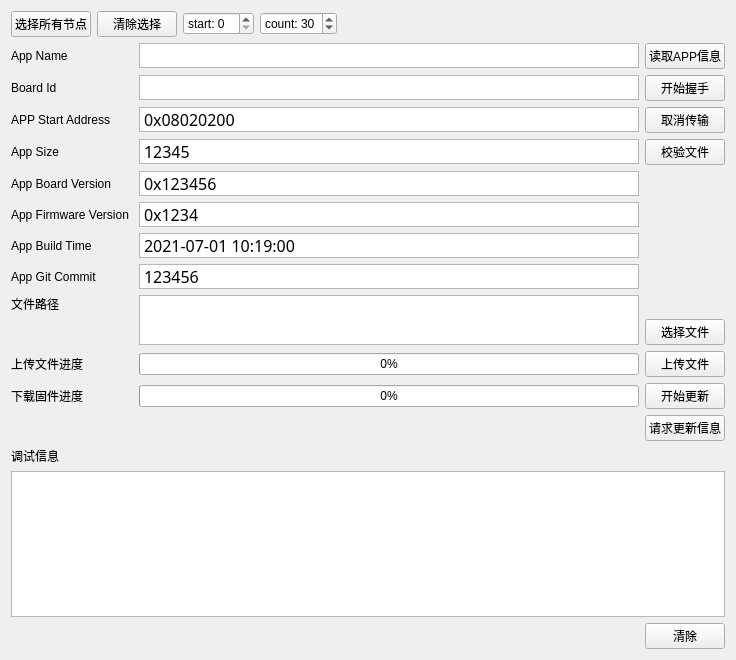
<?xml version="1.0" encoding="UTF-8"?>
<ui version="4.0">
 <class>FrmGroupUpdate</class>
 <widget class="QWidget" name="FrmGroupUpdate">
  <property name="geometry">
   <rect>
    <x>0</x>
    <y>0</y>
    <width>736</width>
    <height>660</height>
   </rect>
  </property>
  <property name="windowTitle">
   <string>Form</string>
  </property>
  <layout class="QVBoxLayout" name="verticalLayout">
   <item>
    <layout class="QHBoxLayout" name="horizontalLayout">
     <item>
      <widget class="QPushButton" name="selectAllPushButton">
       <property name="text">
        <string>选择所有节点</string>
       </property>
      </widget>
     </item>
     <item>
      <widget class="QPushButton" name="clrSelectPushButton">
       <property name="text">
        <string>清除选择</string>
       </property>
      </widget>
     </item>
     <item>
      <widget class="QSpinBox" name="startSpinBox">
       <property name="suffix">
        <string/>
       </property>
       <property name="prefix">
        <string>start: </string>
       </property>
       <property name="value">
        <number>0</number>
       </property>
      </widget>
     </item>
     <item>
      <widget class="QSpinBox" name="cntSpinBox">
       <property name="prefix">
        <string>count: </string>
       </property>
       <property name="value">
        <number>30</number>
       </property>
      </widget>
     </item>
     <item>
      <spacer name="horizontalSpacer_2">
       <property name="orientation">
        <enum>Qt::Horizontal</enum>
       </property>
       <property name="sizeHint" stdset="0">
        <size>
         <width>40</width>
         <height>20</height>
        </size>
       </property>
      </spacer>
     </item>
    </layout>
   </item>
   <item>
    <layout class="QGridLayout" name="gridLayout_2" columnstretch="0"/>
   </item>
   <item>
    <layout class="QGridLayout" name="gridLayout_4">
     <item row="10" column="2">
      <widget class="QPushButton" name="openPushButton">
       <property name="text">
        <string>选择文件</string>
       </property>
      </widget>
     </item>
     <item row="4" column="1">
      <widget class="QTextEdit" name="boardVerTextEdit">
       <property name="sizePolicy">
        <sizepolicy hsizetype="Expanding" vsizetype="Expanding">
         <horstretch>0</horstretch>
         <verstretch>0</verstretch>
        </sizepolicy>
       </property>
       <property name="maximumSize">
        <size>
         <width>16777215</width>
         <height>25</height>
        </size>
       </property>
       <property name="font">
        <font>
         <family>宋体</family>
         <pointsize>12</pointsize>
        </font>
       </property>
       <property name="verticalScrollBarPolicy">
        <enum>Qt::ScrollBarAlwaysOff</enum>
       </property>
       <property name="html">
        <string>&lt;!DOCTYPE HTML PUBLIC &quot;-//W3C//DTD HTML 4.0//EN&quot; &quot;http://www.w3.org/TR/REC-html40/strict.dtd&quot;&gt;
&lt;html&gt;&lt;head&gt;&lt;meta name=&quot;qrichtext&quot; content=&quot;1&quot; /&gt;&lt;style type=&quot;text/css&quot;&gt;
p, li { white-space: pre-wrap; }
&lt;/style&gt;&lt;/head&gt;&lt;body style=&quot; font-family:'宋体'; font-size:12pt; font-weight:400; font-style:normal;&quot;&gt;
&lt;p style=&quot; margin-top:0px; margin-bottom:0px; margin-left:0px; margin-right:0px; -qt-block-indent:0; text-indent:0px;&quot;&gt;&lt;span style=&quot; font-family:'SimSun';&quot;&gt;0x123456&lt;/span&gt;&lt;/p&gt;&lt;/body&gt;&lt;/html&gt;</string>
       </property>
      </widget>
     </item>
     <item row="2" column="2">
      <widget class="QPushButton" name="stopPushButton">
       <property name="text">
        <string>取消传输</string>
       </property>
      </widget>
     </item>
     <item row="12" column="2">
      <widget class="QPushButton" name="startUpdateBtn">
       <property name="text">
        <string>开始更新</string>
       </property>
      </widget>
     </item>
     <item row="9" column="1" rowspan="2">
      <widget class="QTextEdit" name="pathTextEdit">
       <property name="sizePolicy">
        <sizepolicy hsizetype="Expanding" vsizetype="Maximum">
         <horstretch>0</horstretch>
         <verstretch>0</verstretch>
        </sizepolicy>
       </property>
       <property name="maximumSize">
        <size>
         <width>16777215</width>
         <height>50</height>
        </size>
       </property>
       <property name="font">
        <font>
         <family>宋体</family>
         <pointsize>12</pointsize>
        </font>
       </property>
      </widget>
     </item>
     <item row="7" column="0">
      <widget class="QLabel" name="label_8">
       <property name="text">
        <string>App Build Time</string>
       </property>
      </widget>
     </item>
     <item row="3" column="0">
      <widget class="QLabel" name="label_4">
       <property name="text">
        <string>App Size</string>
       </property>
      </widget>
     </item>
     <item row="12" column="1">
      <widget class="QProgressBar" name="groupUpdateProgressBar">
       <property name="value">
        <number>0</number>
       </property>
      </widget>
     </item>
     <item row="8" column="0">
      <widget class="QLabel" name="label_9">
       <property name="text">
        <string>App Git Commit</string>
       </property>
      </widget>
     </item>
     <item row="0" column="0">
      <widget class="QLabel" name="label_11">
       <property name="text">
        <string>App Name</string>
       </property>
      </widget>
     </item>
     <item row="1" column="2">
      <widget class="QPushButton" name="handShakePushButton">
       <property name="text">
        <string>开始握手</string>
       </property>
      </widget>
     </item>
     <item row="2" column="0">
      <widget class="QLabel" name="label_3">
       <property name="text">
        <string>APP Start Address </string>
       </property>
      </widget>
     </item>
     <item row="7" column="1">
      <widget class="QTextEdit" name="buildTimeTextEdit">
       <property name="maximumSize">
        <size>
         <width>16777215</width>
         <height>25</height>
        </size>
       </property>
       <property name="font">
        <font>
         <family>宋体</family>
         <pointsize>12</pointsize>
        </font>
       </property>
       <property name="verticalScrollBarPolicy">
        <enum>Qt::ScrollBarAlwaysOff</enum>
       </property>
       <property name="html">
        <string>&lt;!DOCTYPE HTML PUBLIC &quot;-//W3C//DTD HTML 4.0//EN&quot; &quot;http://www.w3.org/TR/REC-html40/strict.dtd&quot;&gt;
&lt;html&gt;&lt;head&gt;&lt;meta name=&quot;qrichtext&quot; content=&quot;1&quot; /&gt;&lt;style type=&quot;text/css&quot;&gt;
p, li { white-space: pre-wrap; }
&lt;/style&gt;&lt;/head&gt;&lt;body style=&quot; font-family:'宋体'; font-size:12pt; font-weight:400; font-style:normal;&quot;&gt;
&lt;p style=&quot; margin-top:0px; margin-bottom:0px; margin-left:0px; margin-right:0px; -qt-block-indent:0; text-indent:0px;&quot;&gt;2021-07-01 10:19:00&lt;/p&gt;&lt;/body&gt;&lt;/html&gt;</string>
       </property>
      </widget>
     </item>
     <item row="1" column="1">
      <widget class="QTextEdit" name="boardIdTextEdit">
       <property name="maximumSize">
        <size>
         <width>16777215</width>
         <height>25</height>
        </size>
       </property>
       <property name="font">
        <font>
         <family>宋体</family>
         <pointsize>12</pointsize>
        </font>
       </property>
       <property name="verticalScrollBarPolicy">
        <enum>Qt::ScrollBarAlwaysOff</enum>
       </property>
      </widget>
     </item>
     <item row="0" column="1">
      <widget class="QTextEdit" name="appNameTextEdit">
       <property name="maximumSize">
        <size>
         <width>16777215</width>
         <height>25</height>
        </size>
       </property>
       <property name="font">
        <font>
         <family>宋体</family>
         <pointsize>12</pointsize>
        </font>
       </property>
       <property name="verticalScrollBarPolicy">
        <enum>Qt::ScrollBarAlwaysOff</enum>
       </property>
      </widget>
     </item>
     <item row="11" column="1">
      <widget class="QProgressBar" name="updateProgressBar">
       <property name="value">
        <number>0</number>
       </property>
      </widget>
     </item>
     <item row="4" column="0">
      <widget class="QLabel" name="label_5">
       <property name="text">
        <string>App Board Version </string>
       </property>
      </widget>
     </item>
     <item row="3" column="1">
      <widget class="QTextEdit" name="sizeTextEdit">
       <property name="sizePolicy">
        <sizepolicy hsizetype="Expanding" vsizetype="Expanding">
         <horstretch>0</horstretch>
         <verstretch>0</verstretch>
        </sizepolicy>
       </property>
       <property name="maximumSize">
        <size>
         <width>16777215</width>
         <height>25</height>
        </size>
       </property>
       <property name="font">
        <font>
         <family>宋体</family>
         <pointsize>12</pointsize>
        </font>
       </property>
       <property name="verticalScrollBarPolicy">
        <enum>Qt::ScrollBarAlwaysOff</enum>
       </property>
       <property name="html">
        <string>&lt;!DOCTYPE HTML PUBLIC &quot;-//W3C//DTD HTML 4.0//EN&quot; &quot;http://www.w3.org/TR/REC-html40/strict.dtd&quot;&gt;
&lt;html&gt;&lt;head&gt;&lt;meta name=&quot;qrichtext&quot; content=&quot;1&quot; /&gt;&lt;style type=&quot;text/css&quot;&gt;
p, li { white-space: pre-wrap; }
&lt;/style&gt;&lt;/head&gt;&lt;body style=&quot; font-family:'宋体'; font-size:12pt; font-weight:400; font-style:normal;&quot;&gt;
&lt;p style=&quot; margin-top:0px; margin-bottom:0px; margin-left:0px; margin-right:0px; -qt-block-indent:0; text-indent:0px;&quot;&gt;&lt;span style=&quot; font-family:'SimSun';&quot;&gt;12345&lt;/span&gt;&lt;/p&gt;&lt;/body&gt;&lt;/html&gt;</string>
       </property>
      </widget>
     </item>
     <item row="0" column="2">
      <widget class="QPushButton" name="getAppInfoPushButton">
       <property name="text">
        <string>读取APP信息</string>
       </property>
      </widget>
     </item>
     <item row="2" column="1">
      <widget class="QTextEdit" name="startAddrTextEdit">
       <property name="sizePolicy">
        <sizepolicy hsizetype="Expanding" vsizetype="Expanding">
         <horstretch>0</horstretch>
         <verstretch>0</verstretch>
        </sizepolicy>
       </property>
       <property name="maximumSize">
        <size>
         <width>16777215</width>
         <height>25</height>
        </size>
       </property>
       <property name="font">
        <font>
         <family>宋体</family>
         <pointsize>12</pointsize>
        </font>
       </property>
       <property name="verticalScrollBarPolicy">
        <enum>Qt::ScrollBarAlwaysOff</enum>
       </property>
       <property name="html">
        <string>&lt;!DOCTYPE HTML PUBLIC &quot;-//W3C//DTD HTML 4.0//EN&quot; &quot;http://www.w3.org/TR/REC-html40/strict.dtd&quot;&gt;
&lt;html&gt;&lt;head&gt;&lt;meta name=&quot;qrichtext&quot; content=&quot;1&quot; /&gt;&lt;style type=&quot;text/css&quot;&gt;
p, li { white-space: pre-wrap; }
&lt;/style&gt;&lt;/head&gt;&lt;body style=&quot; font-family:'宋体'; font-size:12pt; font-weight:400; font-style:normal;&quot;&gt;
&lt;p style=&quot; margin-top:0px; margin-bottom:0px; margin-left:0px; margin-right:0px; -qt-block-indent:0; text-indent:0px;&quot;&gt;&lt;span style=&quot; font-family:'SimSun';&quot;&gt;0x08020200&lt;/span&gt;&lt;/p&gt;&lt;/body&gt;&lt;/html&gt;</string>
       </property>
      </widget>
     </item>
     <item row="3" column="2">
      <widget class="QPushButton" name="resetPushButton">
       <property name="text">
        <string>校验文件</string>
       </property>
      </widget>
     </item>
     <item row="6" column="0">
      <widget class="QLabel" name="label_7">
       <property name="text">
        <string>App Firmware Version </string>
       </property>
      </widget>
     </item>
     <item row="9" column="0">
      <widget class="QLabel" name="label">
       <property name="text">
        <string>文件路径</string>
       </property>
      </widget>
     </item>
     <item row="1" column="0">
      <widget class="QLabel" name="label_10">
       <property name="text">
        <string>Board Id</string>
       </property>
      </widget>
     </item>
     <item row="6" column="1">
      <widget class="QTextEdit" name="firmwareVerTextEdit">
       <property name="maximumSize">
        <size>
         <width>16777215</width>
         <height>25</height>
        </size>
       </property>
       <property name="font">
        <font>
         <family>宋体</family>
         <pointsize>12</pointsize>
        </font>
       </property>
       <property name="verticalScrollBarPolicy">
        <enum>Qt::ScrollBarAlwaysOff</enum>
       </property>
       <property name="html">
        <string>&lt;!DOCTYPE HTML PUBLIC &quot;-//W3C//DTD HTML 4.0//EN&quot; &quot;http://www.w3.org/TR/REC-html40/strict.dtd&quot;&gt;
&lt;html&gt;&lt;head&gt;&lt;meta name=&quot;qrichtext&quot; content=&quot;1&quot; /&gt;&lt;style type=&quot;text/css&quot;&gt;
p, li { white-space: pre-wrap; }
&lt;/style&gt;&lt;/head&gt;&lt;body style=&quot; font-family:'宋体'; font-size:12pt; font-weight:400; font-style:normal;&quot;&gt;
&lt;p style=&quot; margin-top:0px; margin-bottom:0px; margin-left:0px; margin-right:0px; -qt-block-indent:0; text-indent:0px;&quot;&gt;&lt;span style=&quot; font-family:'SimSun';&quot;&gt;0x1234&lt;/span&gt;&lt;/p&gt;&lt;/body&gt;&lt;/html&gt;</string>
       </property>
      </widget>
     </item>
     <item row="11" column="2">
      <widget class="QPushButton" name="startPushButton">
       <property name="text">
        <string>上传文件</string>
       </property>
      </widget>
     </item>
     <item row="11" column="0">
      <widget class="QLabel" name="label_6">
       <property name="text">
        <string>上传文件进度</string>
       </property>
      </widget>
     </item>
     <item row="12" column="0">
      <widget class="QLabel" name="label_12">
       <property name="text">
        <string>下载固件进度</string>
       </property>
      </widget>
     </item>
     <item row="8" column="1">
      <widget class="QTextEdit" name="gitCommitTextEdit">
       <property name="maximumSize">
        <size>
         <width>16777215</width>
         <height>25</height>
        </size>
       </property>
       <property name="font">
        <font>
         <family>宋体</family>
         <pointsize>12</pointsize>
        </font>
       </property>
       <property name="verticalScrollBarPolicy">
        <enum>Qt::ScrollBarAlwaysOff</enum>
       </property>
       <property name="html">
        <string>&lt;!DOCTYPE HTML PUBLIC &quot;-//W3C//DTD HTML 4.0//EN&quot; &quot;http://www.w3.org/TR/REC-html40/strict.dtd&quot;&gt;
&lt;html&gt;&lt;head&gt;&lt;meta name=&quot;qrichtext&quot; content=&quot;1&quot; /&gt;&lt;style type=&quot;text/css&quot;&gt;
p, li { white-space: pre-wrap; }
&lt;/style&gt;&lt;/head&gt;&lt;body style=&quot; font-family:'宋体'; font-size:12pt; font-weight:400; font-style:normal;&quot;&gt;
&lt;p style=&quot; margin-top:0px; margin-bottom:0px; margin-left:0px; margin-right:0px; -qt-block-indent:0; text-indent:0px;&quot;&gt;123456&lt;/p&gt;&lt;/body&gt;&lt;/html&gt;</string>
       </property>
      </widget>
     </item>
     <item row="13" column="2">
      <widget class="QPushButton" name="reqUpInfoBtn">
       <property name="text">
        <string>请求更新信息</string>
       </property>
      </widget>
     </item>
    </layout>
   </item>
   <item>
    <layout class="QGridLayout" name="gridLayout">
     <item row="2" column="0">
      <spacer name="horizontalSpacer">
       <property name="orientation">
        <enum>Qt::Horizontal</enum>
       </property>
       <property name="sizeHint" stdset="0">
        <size>
         <width>40</width>
         <height>20</height>
        </size>
       </property>
      </spacer>
     </item>
     <item row="1" column="0" colspan="2">
      <widget class="QTextEdit" name="debugTextEdit"/>
     </item>
     <item row="2" column="1">
      <widget class="QPushButton" name="clearPushButton">
       <property name="text">
        <string>清除</string>
       </property>
      </widget>
     </item>
     <item row="0" column="0">
      <widget class="QLabel" name="label_2">
       <property name="text">
        <string>调试信息</string>
       </property>
      </widget>
     </item>
    </layout>
   </item>
  </layout>
 </widget>
 <resources/>
 <connections/>
</ui>
